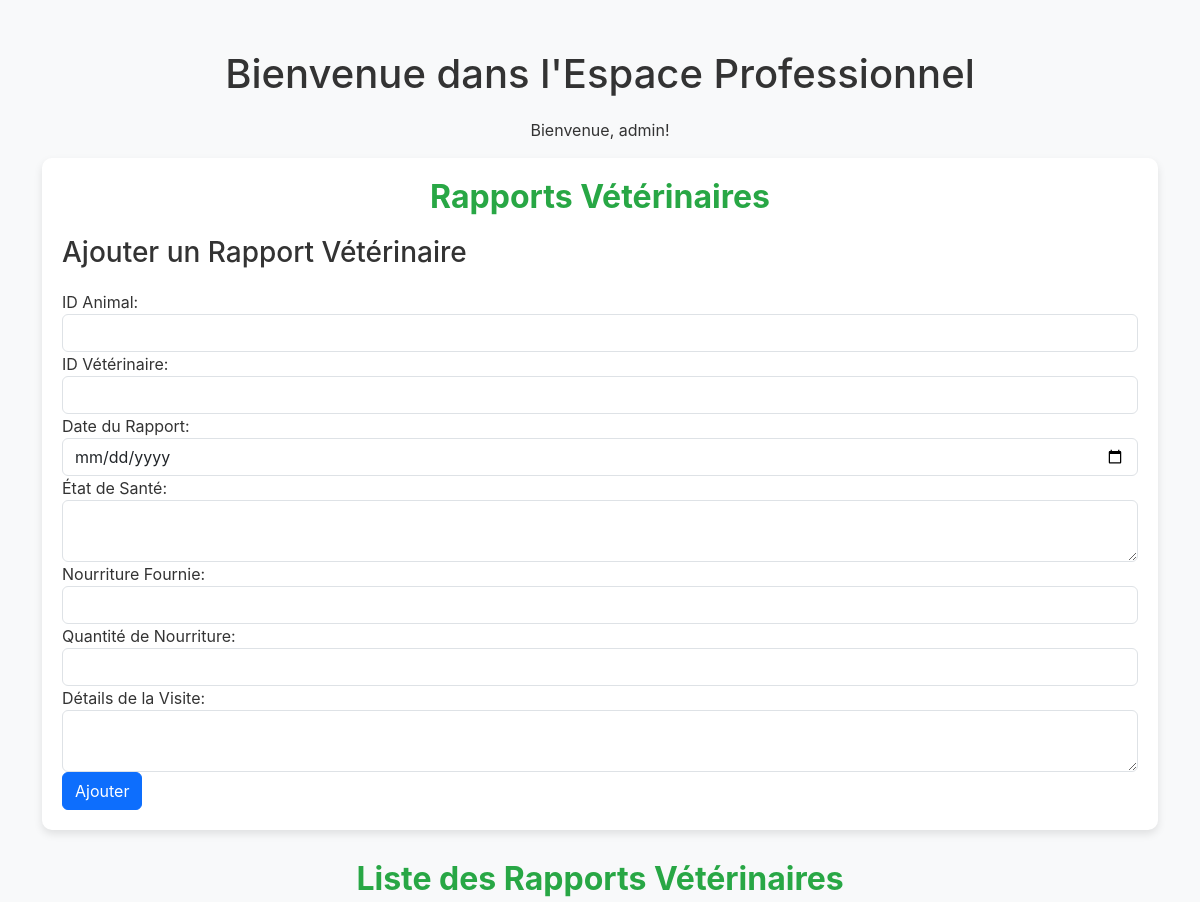
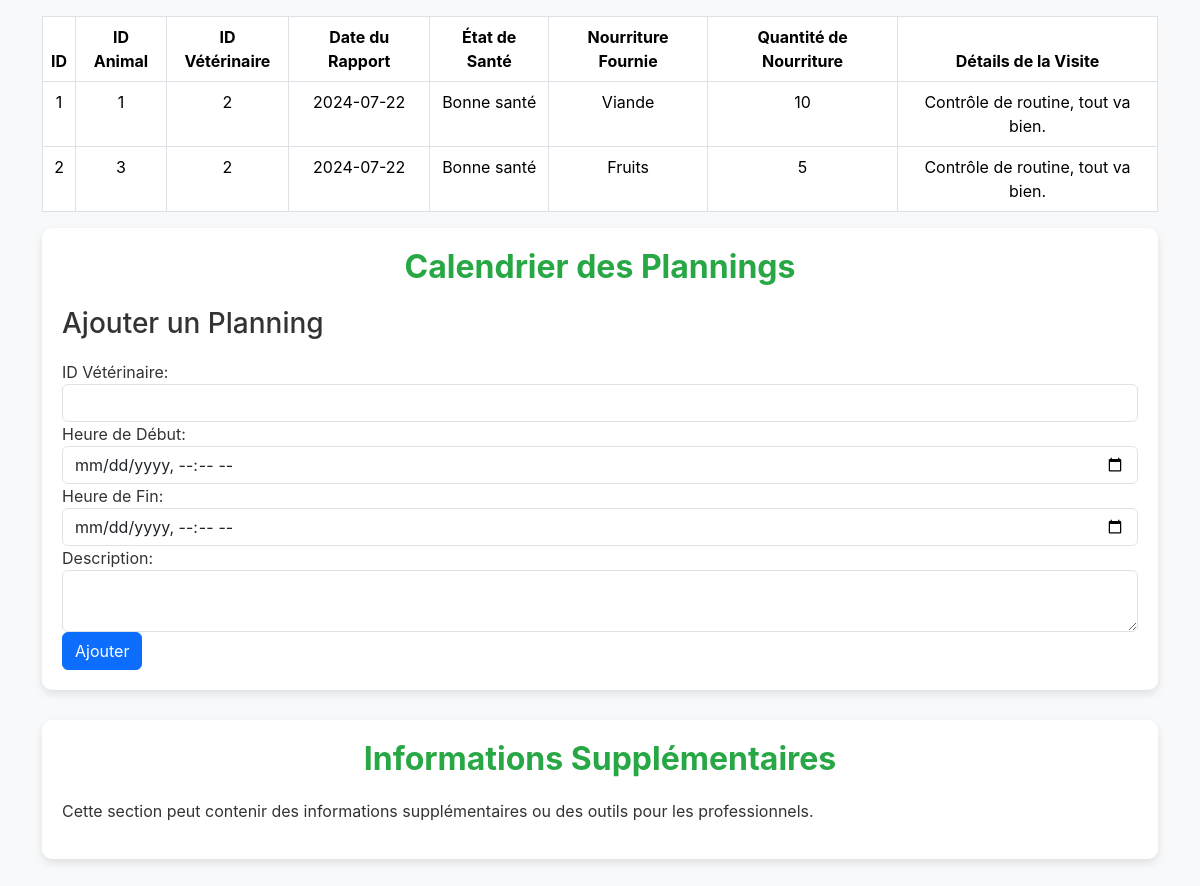
Page /content/espace_pro.php (signed in) on the committed database (2 pictures, top to bottom).
### tables this page shows
CREATE TABLE IF NOT EXISTS veterinary_reports (
    id INT AUTO_INCREMENT PRIMARY KEY,
    animal_id INT DEFAULT NULL,
    vet_id INT DEFAULT NULL,
    report_date DATE DEFAULT NULL,
    health_status TEXT DEFAULT NULL,
    food_provided TEXT DEFAULT NULL,
    food_quantity INT DEFAULT NULL,
    visit_details TEXT DEFAULT NULL,
    created_at TIMESTAMP DEFAULT CURRENT_TIMESTAMP
);

### content/espace_pro.php (the view, shortened to what this page needs)
<?php
require '../php/db_config.php';
$reportsStmt = $pdo->prepare('SELECT * FROM veterinary_reports ORDER BY report_date DESC');
$reportsStmt->execute();
$reports = $reportsStmt->fetchAll();
?>
<!DOCTYPE html>
<html lang="fr">
<head>
    <link rel="stylesheet" href="../css/bootstrap.min.css">
    <link rel="stylesheet" href="../css/style.css">
    <link rel="stylesheet" href="https://cdnjs.cloudflare.com/ajax/libs/fullcalendar/3.10.2/fullcalendar.min.css">
</head>
<body>
    <div class="container">
        <h1 class="text-center">Bienvenue dans l'Espace Professionnel</h1>
        <p class="text-center">Bienvenue, <?php echo htmlspecialchars($_SESSION['username']); ?>!</p>
        <div class="form-container">
            <h2>Rapports Vétérinaires</h2>
            <h3>Ajouter un Rapport Vétérinaire</h3>
            <form method="POST" action="espace_pro.php">
                <div class="form-group">
                    <label for="animal_id">ID Animal:</label>
                    <input type="text" class="form-control" id="animal_id" name="animal_id" required>
                </div>
                <div class="form-group">
                    <label for="vet_id">ID Vétérinaire:</label>
                    <input type="text" class="form-control" id="vet_id" name="vet_id" required>
                </div>
                <div class="form-group">
                    <label for="report_date">Date du Rapport:</label>
                    <input type="date" class="form-control" id="report_date" name="report_date" required>
                </div>
                <div class="form-group">
                    <label for="health_status">État de Santé:</label>
                    <textarea class="form-control" id="health_status" name="health_status" required></textarea>
                </div>
                <div class="form-group">
                    <label for="food_provided">Nourriture Fournie:</label>
                    <input type="text" class="form-control" id="food_provided" name="food_provided" required>
                </div>
                <div class="form-group">
                    <label for="food_quantity">Quantité de Nourriture:</label>
                    <input type="number" class="form-control" id="food_quantity" name="food_quantity" required>
                </div>
                <div class="form-group">
                    <label for="visit_details">Détails de la Visite:</label>
                    <textarea class="form-control" id="visit_details" name="visit_details" required></textarea>
                </div>
                <button type="submit" class="btn btn-primary">Ajouter</button>
            </form>
        </div>
        <h2>Liste des Rapports Vétérinaires</h2>
        <table class="table table-bordered table-hover">
            <thead class="thead-dark">
                <tr>
                    <th>ID</th>
                    <th>ID Animal</th>
                    <th>ID Vétérinaire</th>
                    <th>Date du Rapport</th>
                    <th>État de Santé</th>
                    <th>Nourriture Fournie</th>
                    <th>Quantité de Nourriture</th>
                    <th>Détails de la Visite</th>
                </tr>
            </thead>
            <tbody>
                <?php foreach ($reports as $report): ?>
                <tr>
                    <td><?php echo htmlspecialchars($report['id']); ?></td>
                    <td><?php echo htmlspecialchars($report['animal_id']); ?></td>
                    <td><?php echo htmlspecialchars($report['vet_id']); ?></td>
                    <td><?php echo htmlspecialchars($report['report_date']); ?></td>
                    <td><?php echo htmlspecialchars($report['health_status']); ?></td>
                    <td><?php echo htmlspecialchars($report['food_provided']); ?></td>
                    <td><?php echo htmlspecialchars($report['food_quantity']); ?></td>
                    <td><?php echo htmlspecialchars($report['visit_details']); ?></td>
                </tr>
                <?php endforeach; ?>
            </tbody>
        </table>
        <div class="form-container">
            <h2>Calendrier des Plannings</h2>
            <h3>Ajouter un Planning</h3>
            <form method="POST" action="espace_pro.php">
                <div class="form-group">
                    <label for="vet_id">ID Vétérinaire:</label>
                    <input type="text" class="form-control" id="vet_id" name="vet_id" required>
                </div>
                <div class="form-group">
                    <label for="start_time">Heure de Début:</label>
                    <input type="datetime-local" class="form-control" id="start_time" name="start_time" required>
                </div>
                <div class="form-group">
                    <label for="end_time">Heure de Fin:</label>
                    <input type="datetime-local" class="form-control" id="end_time" name="end_time" required>
                </div>
                <div class="form-group">
                    <label for="description">Description:</label>
                    <textarea class="form-control" id="description" name="description" required></textarea>
                </div>
                <button type="submit" class="btn btn-primary">Ajouter</button>
            </form>
        </div>
        <div class="white-box">
            <h2>Informations Supplémentaires</h2>
            <p>Cette section peut contenir des informations supplémentaires ou des outils pour les professionnels.</p>
        </div>
    </div>
</body>
</html>

### css/style.css (style rules this page uses)
body { font-family: -apple-system, BlinkMacSystemFont, "Segoe UI", Roboto, "Helvetica Neue", Arial, sans-serif, "Apple Color Emoji", "Segoe UI Emoji", "Segoe UI Symbol"; background-image: url('https://media.giphy.com/media/Fg4ncYVz9tWiQ/giphy.gif'); background-size: cover; background-attachment: fixed; background-repeat: no-repeat; color: #333; margin: 0; padding: 0; min-height: 100vh; display: flex; flex-direction: column; align-items: center; position: relative; }
h2 { font-weight: bold; margin-bottom: 20px; color: #28a745; text-align: center; }

### content/espace_pro.php (style rules this page uses)
body { background-color: #f8f9fa; }
.container { margin-top: 50px; }
.form-container, .white-box { background: #fff; padding: 20px; border-radius: 10px; box-shadow: 0 4px 8px rgba(0, 0, 0, 0.1); margin-bottom: 30px; }
h1, h2, h3 { margin-bottom: 20px; }
table { margin-top: 20px; }
table th, table td { text-align: center; }

### rows in the picture
veterinary_reports: id "1", animal "1", vet "2", report_date "2024-07-22", health_status "Bonne santé", food_provided "Viande", food_quantity "10", visit_details "Contrôle de routine, tout va bien."
veterinary_reports: id "2", animal "3", vet "2", report_date "2024-07-22", health_status "Bonne santé", food_provided "Fruits", food_quantity "5", visit_details "Contrôle de routine, tout va bien."

### other values in the picture
$_SESSION['username'] "admin"
